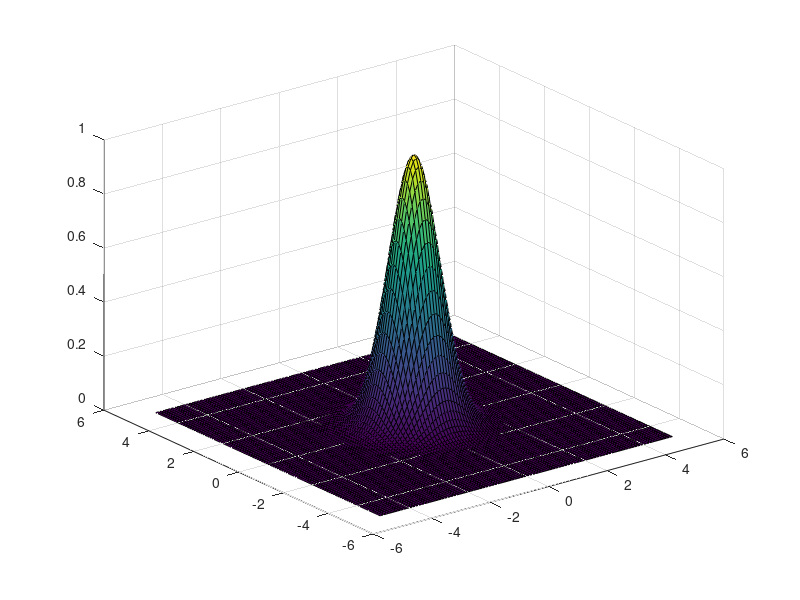

The MATLAB source for this figure: (Note: this script raises an error after producing the figure.)
clear

%%

dx = 0.1;
dy = 0.1;

xmin = -5;
xmax = 5;

ymin = -5;
ymax = 5;

x = xmin:dx:xmax;
y = ymin:dy:ymax;

[X, Y] = meshgrid(x, y);

%%

Z = exp(-(X.^2 + Y.^2));
zfun = @(x, y) exp(-(x.^2 + y.^2));

%%

surf(X, Y, Z);

total_volume = 0;

dA = dx * dy;

tic
% lower left
for i = 1:length(x) - 1
    for j = 1:length(y) - 1
    
        dV = Z(j, i) * dA;
    
        total_volume = total_volume + dV;
    
    end
end
toc

tic
% lower left
lower_left = sum(Z(1:end-1, 1:end-1), 'all') * dA;
toc

% upper left
upper_left = sum(Z(2:end, 1:end-1), 'all') * dA;

% upper right
upper_right = sum(Z(2:end, 2:end), 'all') * dA;

% lower right
lower_right = sum(Z(1:end-1, 2:end), 'all') * dA;




disp(['mine: ', num2str(total_volume)])
disp(' ')

disp(['fast: ', num2str(lower_left)])
disp(' ')

disp(['builtin: ', num2str(integral2(zfun, xmin, xmax, ymin, ymax))]);
disp(' ')
